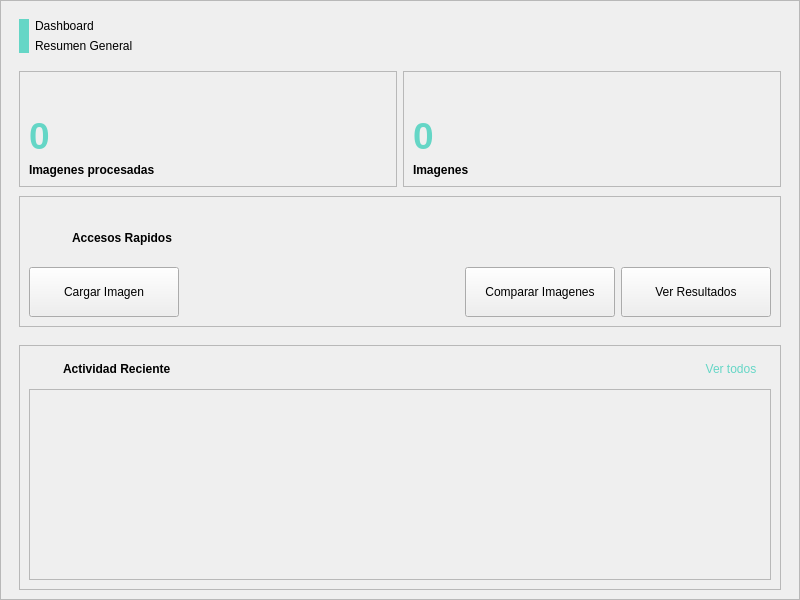
<?xml version="1.0" encoding="UTF-8"?>
<ui version="4.0">
 <class>Frm_Dashboard</class>
 <widget class="QWidget" name="Frm_Dashboard">
  <property name="geometry">
   <rect>
    <x>0</x>
    <y>0</y>
    <width>800</width>
    <height>600</height>
   </rect>
  </property>
  <property name="sizePolicy">
   <sizepolicy hsizetype="Expanding" vsizetype="Expanding">
    <horstretch>0</horstretch>
    <verstretch>0</verstretch>
   </sizepolicy>
  </property>
  <property name="windowTitle">
   <string>Form</string>
  </property>
  <property name="layoutDirection">
   <enum>Qt::LayoutDirection::RightToLeft</enum>
  </property>
  <layout class="QVBoxLayout" name="verticalLayout_2">
   <property name="spacing">
    <number>1</number>
   </property>
   <property name="leftMargin">
    <number>0</number>
   </property>
   <property name="topMargin">
    <number>0</number>
   </property>
   <property name="rightMargin">
    <number>0</number>
   </property>
   <property name="bottomMargin">
    <number>0</number>
   </property>
   <item>
    <widget class="QFrame" name="Panel_container">
     <property name="accessibleName">
      <string>BackGround</string>
     </property>
     <property name="styleSheet">
      <string notr="true"/>
     </property>
     <property name="frameShape">
      <enum>QFrame::Shape::StyledPanel</enum>
     </property>
     <property name="frameShadow">
      <enum>QFrame::Shadow::Raised</enum>
     </property>
     <property name="cssClass" stdset="0">
      <string>Background</string>
     </property>
     <layout class="QVBoxLayout" name="verticalLayout" stretch="1,2,3,6">
      <property name="spacing">
       <number>9</number>
      </property>
      <property name="leftMargin">
       <number>9</number>
      </property>
      <property name="topMargin">
       <number>9</number>
      </property>
      <property name="rightMargin">
       <number>9</number>
      </property>
      <property name="bottomMargin">
       <number>0</number>
      </property>
      <item>
       <widget class="QFrame" name="Panel_Head">
        <property name="maximumSize">
         <size>
          <width>16777215</width>
          <height>100</height>
         </size>
        </property>
        <property name="toolTip">
         <string/>
        </property>
        <property name="layoutDirection">
         <enum>Qt::LayoutDirection::LeftToRight</enum>
        </property>
        <property name="frameShape">
         <enum>QFrame::Shape::NoFrame</enum>
        </property>
        <property name="frameShadow">
         <enum>QFrame::Shadow::Raised</enum>
        </property>
        <property name="cssClass" stdset="0">
         <string>Surface</string>
        </property>
        <layout class="QHBoxLayout" name="horizontalLayout_5">
         <item>
          <widget class="QFrame" name="Separator">
           <property name="maximumSize">
            <size>
             <width>10</width>
             <height>16777215</height>
            </size>
           </property>
           <property name="styleSheet">
            <string notr="true">background-color : rgb(101, 214, 198);</string>
           </property>
           <property name="frameShape">
            <enum>QFrame::Shape::NoFrame</enum>
           </property>
           <property name="frameShadow">
            <enum>QFrame::Shadow::Plain</enum>
           </property>
          </widget>
         </item>
         <item>
          <layout class="QVBoxLayout" name="Layout_vertical">
           <item>
            <widget class="QLabel" name="lb_titulo">
             <property name="styleSheet">
              <string notr="true"/>
             </property>
             <property name="text">
              <string>Dashboard</string>
             </property>
             <property name="cssClass" stdset="0">
              <string>Tittle</string>
             </property>
            </widget>
           </item>
           <item>
            <widget class="QLabel" name="lb_descripcion">
             <property name="styleSheet">
              <string notr="true"/>
             </property>
             <property name="text">
              <string>Resumen General</string>
             </property>
             <property name="cssClass" stdset="0">
              <string>Description</string>
             </property>
            </widget>
           </item>
          </layout>
         </item>
        </layout>
       </widget>
      </item>
      <item>
       <widget class="QFrame" name="Panel_1">
        <property name="minimumSize">
         <size>
          <width>0</width>
          <height>0</height>
         </size>
        </property>
        <property name="maximumSize">
         <size>
          <width>16777215</width>
          <height>125</height>
         </size>
        </property>
        <property name="frameShape">
         <enum>QFrame::Shape::NoFrame</enum>
        </property>
        <property name="frameShadow">
         <enum>QFrame::Shadow::Raised</enum>
        </property>
        <property name="cssClass" stdset="0">
         <string>Surface</string>
        </property>
        <layout class="QHBoxLayout" name="horizontalLayout_2" stretch="1,1">
         <property name="leftMargin">
          <number>9</number>
         </property>
         <property name="topMargin">
          <number>0</number>
         </property>
         <property name="bottomMargin">
          <number>0</number>
         </property>
         <item>
          <widget class="QFrame" name="Card_cantidad_imgs">
           <property name="layoutDirection">
            <enum>Qt::LayoutDirection::LeftToRight</enum>
           </property>
           <property name="styleSheet">
            <string notr="true"/>
           </property>
           <property name="frameShape">
            <enum>QFrame::Shape::StyledPanel</enum>
           </property>
           <property name="frameShadow">
            <enum>QFrame::Shadow::Raised</enum>
           </property>
           <property name="cssClass" stdset="0">
            <string>Card</string>
           </property>
           <layout class="QVBoxLayout" name="verticalLayout_6">
            <item>
             <widget class="QLabel" name="lb_img">
              <property name="minimumSize">
               <size>
                <width>28</width>
                <height>28</height>
               </size>
              </property>
              <property name="maximumSize">
               <size>
                <width>28</width>
                <height>28</height>
               </size>
              </property>
              <property name="text">
               <string/>
              </property>
              <property name="pixmap">
               <pixmap>../../resources/Icons/Icons_aqua/image.png</pixmap>
              </property>
              <property name="scaledContents">
               <bool>true</bool>
              </property>
              <property name="wordWrap">
               <bool>false</bool>
              </property>
             </widget>
            </item>
            <item>
             <widget class="QLabel" name="lb_Img_count">
              <property name="font">
               <font>
                <family>Arial</family>
                <pointsize>28</pointsize>
                <italic>false</italic>
                <fontweight>DemiBold</fontweight>
               </font>
              </property>
              <property name="styleSheet">
               <string notr="true">color: rgb(101, 214, 198);
font: 700 28pt &quot;Arial&quot;;
font-weight: 600;
</string>
              </property>
              <property name="text">
               <string>0</string>
              </property>
             </widget>
            </item>
            <item>
             <widget class="QLabel" name="lb_primary_2">
              <property name="font">
               <font>
                <italic>false</italic>
                <bold>true</bold>
               </font>
              </property>
              <property name="styleSheet">
               <string notr="true"/>
              </property>
              <property name="text">
               <string>Imagenes</string>
              </property>
              <property name="cssClass" stdset="0">
               <string>Grande</string>
              </property>
             </widget>
            </item>
           </layout>
          </widget>
         </item>
         <item>
          <widget class="QFrame" name="Card_cantidad_procesos">
           <property name="layoutDirection">
            <enum>Qt::LayoutDirection::LeftToRight</enum>
           </property>
           <property name="styleSheet">
            <string notr="true"/>
           </property>
           <property name="frameShape">
            <enum>QFrame::Shape::StyledPanel</enum>
           </property>
           <property name="frameShadow">
            <enum>QFrame::Shadow::Raised</enum>
           </property>
           <property name="cssClass" stdset="0">
            <string>Card</string>
           </property>
           <layout class="QVBoxLayout" name="verticalLayout_5">
            <item>
             <widget class="QLabel" name="lb_img_3">
              <property name="minimumSize">
               <size>
                <width>28</width>
                <height>28</height>
               </size>
              </property>
              <property name="maximumSize">
               <size>
                <width>28</width>
                <height>28</height>
               </size>
              </property>
              <property name="text">
               <string/>
              </property>
              <property name="pixmap">
               <pixmap>../../resources/Icons/Icons_aqua/folder.png</pixmap>
              </property>
              <property name="scaledContents">
               <bool>true</bool>
              </property>
              <property name="wordWrap">
               <bool>false</bool>
              </property>
             </widget>
            </item>
            <item>
             <widget class="QLabel" name="lb_exp_count">
              <property name="font">
               <font>
                <family>Arial</family>
                <pointsize>28</pointsize>
                <italic>false</italic>
                <fontweight>DemiBold</fontweight>
               </font>
              </property>
              <property name="styleSheet">
               <string notr="true">color: rgb(101, 214, 198);
font: 700 28pt &quot;Arial&quot;;
font-weight: 600;
</string>
              </property>
              <property name="text">
               <string>0</string>
              </property>
             </widget>
            </item>
            <item>
             <widget class="QLabel" name="lb_primary">
              <property name="font">
               <font>
                <italic>false</italic>
                <bold>true</bold>
               </font>
              </property>
              <property name="layoutDirection">
               <enum>Qt::LayoutDirection::LeftToRight</enum>
              </property>
              <property name="styleSheet">
               <string notr="true"/>
              </property>
              <property name="text">
               <string>Imagenes procesadas</string>
              </property>
              <property name="cssClass" stdset="0">
               <string>Grande</string>
              </property>
             </widget>
            </item>
           </layout>
          </widget>
         </item>
        </layout>
       </widget>
      </item>
      <item>
       <widget class="QFrame" name="Panel_2">
        <property name="maximumSize">
         <size>
          <width>16777215</width>
          <height>150</height>
         </size>
        </property>
        <property name="frameShape">
         <enum>QFrame::Shape::NoFrame</enum>
        </property>
        <property name="frameShadow">
         <enum>QFrame::Shadow::Raised</enum>
        </property>
        <property name="cssClass" stdset="0">
         <string>Surface</string>
        </property>
        <layout class="QHBoxLayout" name="horizontalLayout_3" stretch="0">
         <property name="leftMargin">
          <number>9</number>
         </property>
         <property name="topMargin">
          <number>0</number>
         </property>
         <property name="rightMargin">
          <number>9</number>
         </property>
         <property name="bottomMargin">
          <number>0</number>
         </property>
         <item>
          <widget class="QFrame" name="Card_accesos_rapidos">
           <property name="maximumSize">
            <size>
             <width>16777215</width>
             <height>200</height>
            </size>
           </property>
           <property name="cursor">
            <cursorShape>ArrowCursor</cursorShape>
           </property>
           <property name="layoutDirection">
            <enum>Qt::LayoutDirection::LeftToRight</enum>
           </property>
           <property name="styleSheet">
            <string notr="true"/>
           </property>
           <property name="frameShape">
            <enum>QFrame::Shape::StyledPanel</enum>
           </property>
           <property name="frameShadow">
            <enum>QFrame::Shadow::Raised</enum>
           </property>
           <property name="cssClass" stdset="0">
            <string>Card</string>
           </property>
           <layout class="QVBoxLayout" name="verticalLayout_3" stretch="1,9">
            <item>
             <layout class="QHBoxLayout" name="Layout_horizontal" stretch="1,1">
              <property name="leftMargin">
               <number>9</number>
              </property>
              <property name="topMargin">
               <number>9</number>
              </property>
              <property name="rightMargin">
               <number>0</number>
              </property>
              <property name="bottomMargin">
               <number>0</number>
              </property>
              <item>
               <widget class="QLabel" name="lb_img_2">
                <property name="minimumSize">
                 <size>
                  <width>28</width>
                  <height>28</height>
                 </size>
                </property>
                <property name="maximumSize">
                 <size>
                  <width>28</width>
                  <height>28</height>
                 </size>
                </property>
                <property name="text">
                 <string/>
                </property>
                <property name="pixmap">
                 <pixmap>../../resources/Icons/Icons_aqua/flash_on.png</pixmap>
                </property>
                <property name="scaledContents">
                 <bool>true</bool>
                </property>
                <property name="wordWrap">
                 <bool>false</bool>
                </property>
               </widget>
              </item>
              <item>
               <widget class="QLabel" name="lb_primary_4">
                <property name="font">
                 <font>
                  <italic>false</italic>
                  <bold>true</bold>
                 </font>
                </property>
                <property name="layoutDirection">
                 <enum>Qt::LayoutDirection::LeftToRight</enum>
                </property>
                <property name="styleSheet">
                 <string notr="true"/>
                </property>
                <property name="text">
                 <string>Accesos Rapidos</string>
                </property>
                <property name="cssClass" stdset="0">
                 <string>Mediana</string>
                </property>
               </widget>
              </item>
             </layout>
            </item>
            <item>
             <layout class="QHBoxLayout" name="Layout_horizontal_2">
              <item>
               <widget class="QToolButton" name="Tbtn_Importar_Imagenes">
                <property name="minimumSize">
                 <size>
                  <width>150</width>
                  <height>50</height>
                 </size>
                </property>
                <property name="maximumSize">
                 <size>
                  <width>300</width>
                  <height>16777215</height>
                 </size>
                </property>
                <property name="cursor">
                 <cursorShape>PointingHandCursor</cursorShape>
                </property>
                <property name="accessibleDescription">
                 <string/>
                </property>
                <property name="layoutDirection">
                 <enum>Qt::LayoutDirection::LeftToRight</enum>
                </property>
                <property name="autoFillBackground">
                 <bool>false</bool>
                </property>
                <property name="styleSheet">
                 <string notr="true"/>
                </property>
                <property name="text">
                 <string>Cargar Imagen</string>
                </property>
                <property name="icon">
                 <iconset>
                  <normaloff>../../resources/Icons/Icons_aqua/image.png</normaloff>../../resources/Icons/Icons_aqua/image.png</iconset>
                </property>
                <property name="toolButtonStyle">
                 <enum>Qt::ToolButtonStyle::ToolButtonTextUnderIcon</enum>
                </property>
                <property name="cssClass" stdset="0">
                 <string>PrimaryButton</string>
                </property>
               </widget>
              </item>
              <item>
               <spacer name="horizontalSpacer">
                <property name="orientation">
                 <enum>Qt::Orientation::Horizontal</enum>
                </property>
                <property name="sizeHint" stdset="0">
                 <size>
                  <width>40</width>
                  <height>20</height>
                 </size>
                </property>
               </spacer>
              </item>
              <item>
               <widget class="QToolButton" name="Tbtn_CompararImgs">
                <property name="minimumSize">
                 <size>
                  <width>150</width>
                  <height>50</height>
                 </size>
                </property>
                <property name="maximumSize">
                 <size>
                  <width>300</width>
                  <height>16777215</height>
                 </size>
                </property>
                <property name="cursor">
                 <cursorShape>PointingHandCursor</cursorShape>
                </property>
                <property name="accessibleDescription">
                 <string/>
                </property>
                <property name="layoutDirection">
                 <enum>Qt::LayoutDirection::LeftToRight</enum>
                </property>
                <property name="autoFillBackground">
                 <bool>false</bool>
                </property>
                <property name="styleSheet">
                 <string notr="true"/>
                </property>
                <property name="text">
                 <string>Comparar Imagenes</string>
                </property>
                <property name="icon">
                 <iconset>
                  <normaloff>../../resources/Icons/Icons_aqua/page.png</normaloff>../../resources/Icons/Icons_aqua/page.png</iconset>
                </property>
                <property name="toolButtonStyle">
                 <enum>Qt::ToolButtonStyle::ToolButtonTextUnderIcon</enum>
                </property>
                <property name="cssClass" stdset="0">
                 <string>PrimaryButton</string>
                </property>
               </widget>
              </item>
              <item>
               <widget class="QToolButton" name="Tbtn_Resultados">
                <property name="minimumSize">
                 <size>
                  <width>150</width>
                  <height>50</height>
                 </size>
                </property>
                <property name="maximumSize">
                 <size>
                  <width>300</width>
                  <height>16777215</height>
                 </size>
                </property>
                <property name="cursor">
                 <cursorShape>PointingHandCursor</cursorShape>
                </property>
                <property name="accessibleDescription">
                 <string/>
                </property>
                <property name="layoutDirection">
                 <enum>Qt::LayoutDirection::LeftToRight</enum>
                </property>
                <property name="autoFillBackground">
                 <bool>false</bool>
                </property>
                <property name="styleSheet">
                 <string notr="true"/>
                </property>
                <property name="text">
                 <string>Ver Resultados</string>
                </property>
                <property name="icon">
                 <iconset>
                  <normaloff>../../resources/Icons/Icons_aqua/bar-chart.png</normaloff>../../resources/Icons/Icons_aqua/bar-chart.png</iconset>
                </property>
                <property name="toolButtonStyle">
                 <enum>Qt::ToolButtonStyle::ToolButtonTextUnderIcon</enum>
                </property>
                <property name="cssClass" stdset="0">
                 <string>PrimaryButton</string>
                </property>
               </widget>
              </item>
             </layout>
            </item>
           </layout>
          </widget>
         </item>
        </layout>
       </widget>
      </item>
      <item>
       <widget class="QFrame" name="Panel_3">
        <property name="frameShape">
         <enum>QFrame::Shape::NoFrame</enum>
        </property>
        <property name="frameShadow">
         <enum>QFrame::Shadow::Raised</enum>
        </property>
        <property name="cssClass" stdset="0">
         <string>Surface</string>
        </property>
        <layout class="QHBoxLayout" name="horizontalLayout_4" stretch="0">
         <item>
          <widget class="QFrame" name="Card_historial">
           <property name="layoutDirection">
            <enum>Qt::LayoutDirection::LeftToRight</enum>
           </property>
           <property name="styleSheet">
            <string notr="true"/>
           </property>
           <property name="frameShape">
            <enum>QFrame::Shape::StyledPanel</enum>
           </property>
           <property name="frameShadow">
            <enum>QFrame::Shadow::Raised</enum>
           </property>
           <property name="cssClass" stdset="0">
            <string>Card</string>
           </property>
           <layout class="QVBoxLayout" name="verticalLayout_4" stretch="1,7">
            <property name="sizeConstraint">
             <enum>QLayout::SizeConstraint::SetDefaultConstraint</enum>
            </property>
            <item>
             <layout class="QHBoxLayout" name="Layout_horizontal_3">
              <item>
               <widget class="QLabel" name="lb_img_4">
                <property name="minimumSize">
                 <size>
                  <width>28</width>
                  <height>28</height>
                 </size>
                </property>
                <property name="maximumSize">
                 <size>
                  <width>28</width>
                  <height>28</height>
                 </size>
                </property>
                <property name="text">
                 <string/>
                </property>
                <property name="pixmap">
                 <pixmap>../../resources/Icons/Icons_aqua/bar-chart.png</pixmap>
                </property>
                <property name="scaledContents">
                 <bool>true</bool>
                </property>
                <property name="wordWrap">
                 <bool>false</bool>
                </property>
               </widget>
              </item>
              <item>
               <widget class="QLabel" name="lb_primary_3">
                <property name="font">
                 <font>
                  <italic>false</italic>
                  <bold>true</bold>
                 </font>
                </property>
                <property name="styleSheet">
                 <string notr="true"/>
                </property>
                <property name="text">
                 <string>Actividad Reciente</string>
                </property>
                <property name="cssClass" stdset="0">
                 <string>Mediana</string>
                </property>
               </widget>
              </item>
              <item>
               <spacer name="horizontalSpacer_2">
                <property name="orientation">
                 <enum>Qt::Orientation::Horizontal</enum>
                </property>
                <property name="sizeHint" stdset="0">
                 <size>
                  <width>40</width>
                  <height>20</height>
                 </size>
                </property>
               </spacer>
              </item>
              <item>
               <widget class="QPushButton" name="btn_verTodos">
                <property name="cursor">
                 <cursorShape>PointingHandCursor</cursorShape>
                </property>
                <property name="layoutDirection">
                 <enum>Qt::LayoutDirection::RightToLeft</enum>
                </property>
                <property name="styleSheet">
                 <string notr="true">color: #65D6C6;</string>
                </property>
                <property name="text">
                 <string>Ver todos</string>
                </property>
                <property name="icon">
                 <iconset>
                  <normaloff>../../resources/Icons/Icons_aqua/chevron_right.png</normaloff>../../resources/Icons/Icons_aqua/chevron_right.png</iconset>
                </property>
                <property name="flat">
                 <bool>true</bool>
                </property>
               </widget>
              </item>
             </layout>
            </item>
            <item>
             <widget class="QFrame" name="Card_actividad_reciente">
              <property name="styleSheet">
               <string notr="true"/>
              </property>
              <property name="frameShape">
               <enum>QFrame::Shape::StyledPanel</enum>
              </property>
              <property name="frameShadow">
               <enum>QFrame::Shadow::Raised</enum>
              </property>
              <property name="cssClass" stdset="0">
               <string>Card</string>
              </property>
              <layout class="QVBoxLayout" name="verticalLayout_7">
               <property name="topMargin">
                <number>0</number>
               </property>
               <property name="bottomMargin">
                <number>15</number>
               </property>
              </layout>
             </widget>
            </item>
           </layout>
          </widget>
         </item>
        </layout>
       </widget>
      </item>
     </layout>
    </widget>
   </item>
  </layout>
 </widget>
 <resources/>
 <connections/>
</ui>
